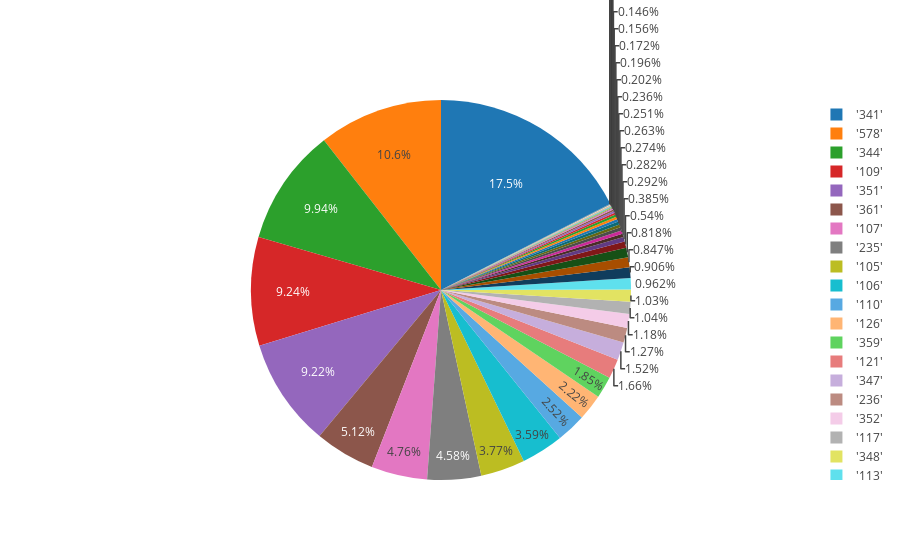

This figure's notebook cell:
### Code cell
import plotly.plotly as py
import plotly.graph_objs as go
import pandas as pd
import numpy as np
import scipy as sp
import plotly as py
from plotly.graph_objs import *
import plotly.figure_factory as ff
py.offline.init_notebook_mode(connected=True)

labels = df['KY_CD']
values = df['COUNT']

trace = go.Pie(labels=labels, values=values)

py.offline.iplot([trace], filename='basic_pie_chart')

### Figure 1 — Plotly figure (JSON) as saved in the notebook; plotly's stock layout.template omitted (floating-point values rounded to 4 significant figures; data arrays with more than 128 entries replaced by an {"elided": "..."} marker saying what was removed)
{"data": [{"labels": {"elided": "356 str values"}, "type": "pie", "values": {"elided": "356 int values"}}], "layout": {}}
